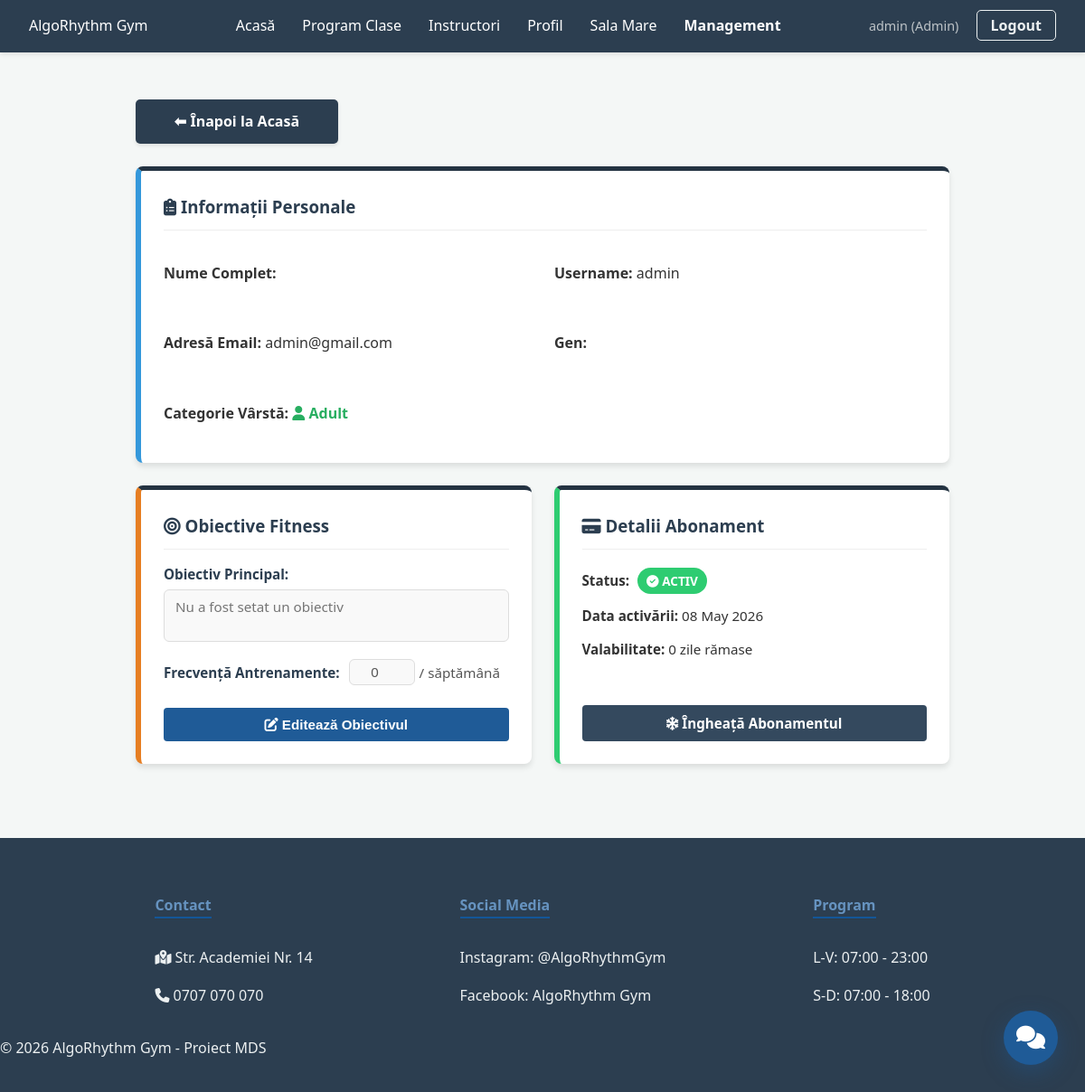
The app's page /profil/ (signed in), older data.
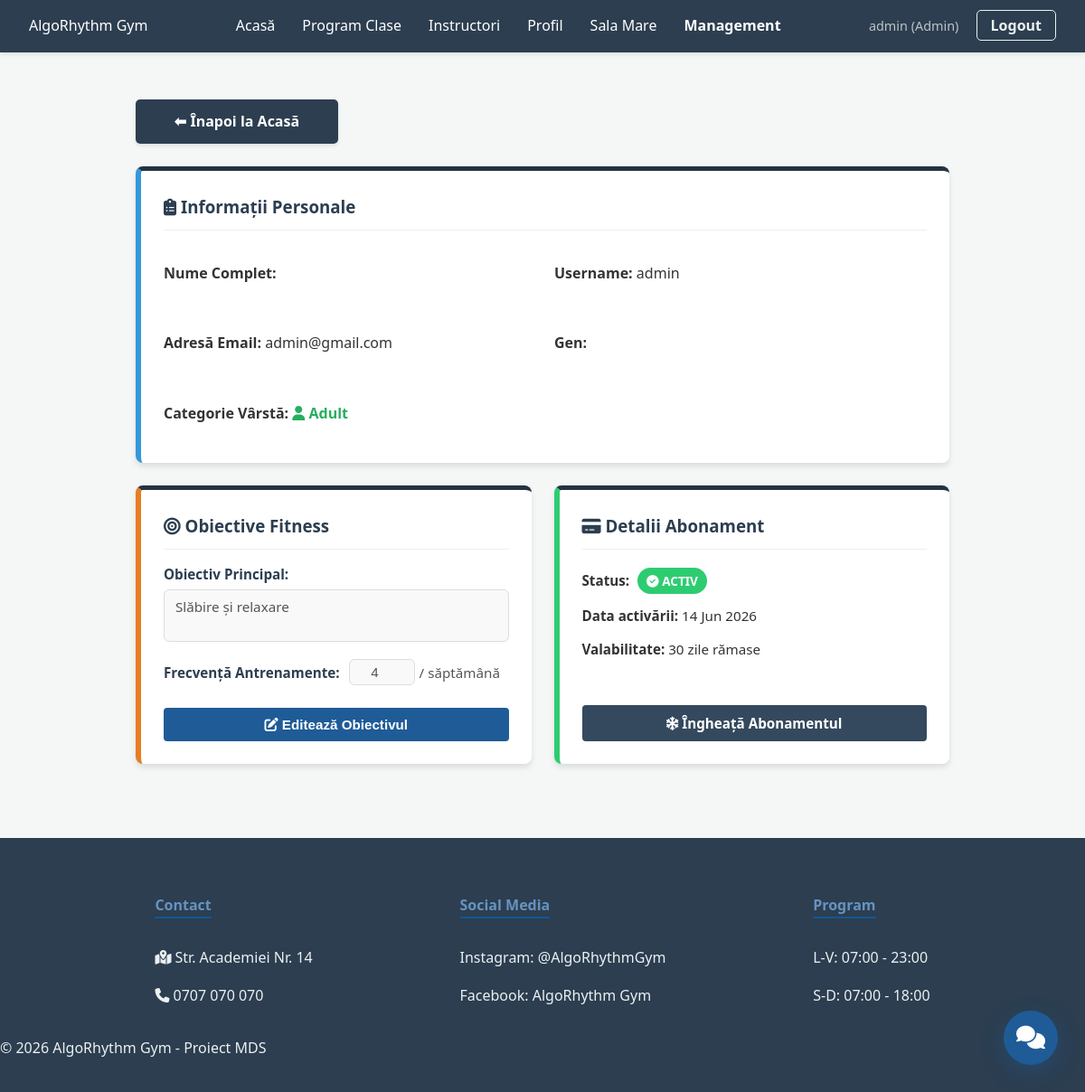
The same page, newer data.
### fitness_app/models.py (models this page shows)
class User(AbstractUser):
    IS_INSTRUCTOR = 'INS'
    IS_CLIENT = 'CLI'
    IS_ADMIN = 'ADM'
    ROLE_CHOICES = [
        (IS_INSTRUCTOR, 'Instructor'),
        (IS_CLIENT, 'Client'),
        (IS_ADMIN, 'Admin'),
    ]
    role = models.CharField(max_length=3, choices=ROLE_CHOICES, default=IS_CLIENT)
    gender = models.CharField(max_length=10, choices=[('M', 'Masculin'), ('F', 'Feminin')], blank=True)
    is_child = models.BooleanField(default=False)
    parent = models.ForeignKey('self', on_delete=models.CASCADE, null=True, blank=True, related_name='children')
    referred_by = models.ForeignKey('self', on_delete=models.SET_NULL, null=True, blank=True, related_name='referrals')
    referral_count = models.IntegerField(default=0)
    referral_discount_available = models.IntegerField(default=0)
    fitness_goal = models.TextField(blank=True)
    frequency_per_week = models.IntegerField(default=0)
    experience_years = models.PositiveIntegerField(default=0, null=True, blank=True)
    bio_short = models.CharField(max_length=150, blank=True, null=True)
    profile_picture = models.ImageField(upload_to='instructors/', null=True, blank=True)

class Subscription(models.Model):
    user = models.OneToOneField(User, on_delete=models.CASCADE)
    start_date = models.DateField()
    end_date = models.DateField()
    is_frozen = models.BooleanField(default=False)
    freeze_start_date = models.DateField(null=True, blank=True)
    is_first_session_free_used = models.BooleanField(default=False)
    SUBSCRIPTION_TYPES = [
        ('1M', 'Lunar'),
        ('3M', 'Trimestrial'),
        ('6M', 'Semestrial'),
        ('12M', 'Anual'),
    ]
    plan = models.CharField(max_length=3, choices=SUBSCRIPTION_TYPES, default='1M')
    price = models.DecimalField(max_digits=6, decimal_places=2)
    discount_applied = models.DecimalField(max_digits=5, decimal_places=2, default=0)

### fitness_app/views.py (the view, shortened to what this page needs)
# urls.py: path('profil/', views.profile_view, name='profile'),
@login_required
def profile_view(request):
    user = request.user
    subscription = Subscription.objects.filter(user=user).first()
    days_left = 0
    if subscription:
        end_date = subscription.start_date + timedelta(days=30)
        today = timezone.now().date()
        delta = end_date - today
        days_left = max(0, delta.days)
    return render(request, 'profile.html', {
        'user': user,
        'subscription': subscription,
        'days_left': days_left
    })

### fitness_app/templates/profile.html (shortened to what the changed rows need)
{% extends 'base.html' %}
{% block content %}
<div class="container" style="max-width: 900px; margin-top: 30px; margin-bottom: 50px;">
    <div class="welcome-card" style="margin-bottom: 25px; border-left: 6px solid #3498db; padding: 25px; background: white; box-shadow: 0 4px 6px rgba(0,0,0,0.1); border-radius: 8px;">
        <div style="display: grid; grid-template-columns: 1fr 1fr; gap: 20px; margin-top: 15px;">
            <p><strong>Nume Complet:</strong> {{ user.first_name }} {{ user.last_name }}</p>
            <p><strong>Username:</strong> {{ user.username }}</p>
            <p><strong>Adresă Email:</strong> {{ user.email }}</p>
            <p><strong>Gen:</strong> {{ user.get_gender_display }}</p>
            <p><strong>Categorie Vârstă:</strong>
                {% if user.is_child %}
                <span style="color: #e67e22; font-weight: bold;"><i class="fa-solid fa-child"></i> Copil (Sub 18 ani)</span>
                {% else %}
                <span style="color: #27ae60; font-weight: bold;"><i class="fa-solid fa-user"></i> Adult</span>
                {% endif %}
            </p>
        </div>
    </div>
    <div style="display: grid; grid-template-columns: 1fr 1fr; gap: 25px;">
        <div class="welcome-card" style="border-left: 6px solid #e67e22; padding: 25px; background: white; box-shadow: 0 4px 6px rgba(0,0,0,0.1); border-radius: 8px; display: flex; flex-direction: column; justify-content: space-between;">
            <form method="POST" style="margin: 0; padding: 0; display: flex; flex-direction: column; height: 100%;">
                <div>
                    <div style="margin-bottom: 12px;">
                        <label style="display: block; font-weight: bold; color: #2c3e50; margin-bottom: 5px; font-size: 0.95rem;">Obiectiv Principal:</label>
                        <textarea id="ai-fitness-goal" name="fitness_goal" rows="2" disabled placeholder="Nu a fost setat un obiectiv" style="
                            width: 100%; padding: 8px 12px; border: 1px solid #ddd; border-radius: 6px; font-size: 0.95rem; outline: none; box-sizing: border-box; resize: none; font-family: inherit;
                            background-color: #f9f9f9; color: #555; transition: all 0.2s ease;
                        ">{{ user.fitness_goal }}</textarea>
                    </div>
                    <div style="margin-bottom: 15px; display: flex; align-items: center; gap: 10px;">
                        <div style="display: flex; align-items: center; gap: 5px;">
                            <input id="ai-frequency" type="number" name="frequency_per_week" value="{{ user.frequency_per_week }}" min="0" max="7" disabled style="
                                width: 55px; padding: 5px 8px; border: 1px solid #ddd; border-radius: 6px; font-size: 0.95rem; outline: none; text-align: center;
                                background-color: #f9f9f9; color: #555; transition: all 0.2s ease;
                            ">
                            <span style="color: #555; font-size: 0.95rem;">/ săptămână</span>
                        </div>
                    </div>
                </div>
            </form>
        </div>
        <div class="welcome-card" style="
            border-left: 6px solid {% if subscription.is_frozen %}#95a5a6{% else %}#2ecc71{% endif %} !important;
            padding: 25px !important;
            background: white !important;
            box-shadow: 0 4px 6px rgba(0,0,0,0.1) !important;
            border-radius: 8px !important;
            display: flex !important;
            flex-direction: column !important;
            justify-content: space-between !important;
            box-sizing: border-box !important;
        ">
            <div>
                {% if subscription %}
                    <div style="margin-top: 15px !important; display: flex !important; flex-direction: column !important; gap: 12px !important;">
                        <p style="margin: 0 !important; font-size: 0.95rem !important;">
                            <strong>Status:</strong>
                            {% if subscription.is_frozen %}
                                <span style="background: #bdc3c7; color: white; padding: 4px 10px; border-radius: 15px; font-size: 0.85rem; font-weight: bold; display: inline-block; margin-left: 5px;"><i class="fa-solid fa-snowflake"></i> ÎNGHEȚAT</span>
                            {% else %}
                                <span style="background: #2ecc71; color: white; padding: 4px 10px; border-radius: 15px; font-size: 0.85rem; font-weight: bold; display: inline-block; margin-left: 5px;"><i class="fa-solid fa-check-circle"></i> ACTIV</span>
                            {% endif %}
                        </p>
                        <p style="margin: 0 !important; font-size: 0.95rem !important;"><strong>Data activării:</strong> {{ subscription.start_date|date:"d M Y" }}</p>
                        <p style="margin: 0 !important; font-size: 0.95rem !important;"><strong>Valabilitate:</strong> {{ days_left }} zile rămase</p>
                    </div>
                {% else %}
                    <div style="text-align: center !important; margin-top: 20px !important;">
                        <p style="color: #7f8c8d !important; margin: 0 !important; font-size: 0.95rem !important;">Nu ai un abonament activ în acest moment.</p>
                    </div>
                {% endif %}
            </div>
        </div>
    </div>
</div>
{% endblock %}

### fitness_app/templates/base.html (shortened to what this page needs)
{% load static %}
<!DOCTYPE html>
<html lang="ro">
<head>
    <link rel="stylesheet" href="{% static 'fitness_app/css/style.css' %}">
    <link rel="stylesheet" href="https://cdnjs.cloudflare.com/ajax/libs/font-awesome/6.4.2/css/all.min.css">
</head>
<body>
    <nav class="navbar">
        <div class="nav-brand">AlgoRhythm Gym</div>
        <ul class="nav-links">
            <li><a href="{% url 'home' %}">Acasă</a></li>
            <li><a href="{% url 'fitness_classes_list' %}">Program Clase</a></li>
            <li><a href="{% url 'instructors' %}">Instructori</a></li>
            <li><a href="{% url 'profile' %}">Profil</a></li>
            <li><a href="{% url 'gym_free_session' %}">Sala Mare</a></li>
            {% if user.is_staff %}
            <li><a href="{% url 'admin_dashboard' %}" style="color: white; font-weight: bold;">Management</a></li>
            {% endif %}
        </ul>
        <div class="nav-auth">
            <span class="user-tag">{{ user.username }} ({{ user.get_role_display }})</span>
            <a href="{% url 'logout' %}" class="btn-logout">Logout</a>
        </div>
    </nav>
    <div class="container">
        {% block content %}
        {% endblock %}
    </div>
    <footer class="main-footer">
        <div class="footer-container">
            <div class="footer-section">
                <h4>Contact</h4>
                <p><i class="fa-solid fa-map-location-dot"></i> Str. Academiei Nr. 14</p>
                <p><i class="fa-solid fa-phone"></i> 0707 070 070</p>
            </div>
            <div class="footer-section">
                <h4>Social Media</h4>
                <p>Instagram: @AlgoRhythmGym</p>
                <p>Facebook: AlgoRhythm Gym</p>
            </div>
            <div class="footer-section">
                <h4>Program</h4>
                <p>L-V: 07:00 - 23:00</p>
                <p>S-D: 07:00 - 18:00</p>
            </div>
        </div>
        <div class="footer-bottom">
            <p>&copy; 2026 AlgoRhythm Gym - Proiect MDS</p>
        </div>
    </footer>
    {% if user.is_authenticated %}
    <div id="chat-circle" onclick="toggleChatWindow()" style="
        position: fixed !important;
        bottom: 30px !important;
        right: 30px !important;
        background: #1f5b97 !important;
        color: white !important;
        width: 60px !important;
        height: 60px !important;
        border-radius: 50% !important;
        display: flex !important;
        align-items: center !important;
        justify-content: center !important;
        font-size: 1.6rem !important;
        cursor: pointer !important;
        box-shadow: 0 8px 25px rgba(31,91,151,0.4) !important;
        z-index: 9999 !important;
        transition: transform 0.2s ease !important;
    " onmouseover="this.style.transform='scale(1.08)'" onmouseout="this.style.transform='scale(1)'">
        <i class="fa-solid fa-comments"></i>
    </div>
    {% endif %}
</body>
</html>

Row changes from the older to the newer data that the page shows:
removed Subscription: start_date "08 May 2026"
changed User "admin": fitness_goal (not shown) → "Slăbire și relaxare"; frequency_per_week "0" → "4"
added Subscription: start_date "14 Jun 2026"
Text that changed along with them:
{{ days_left }}: "0" → "30"
